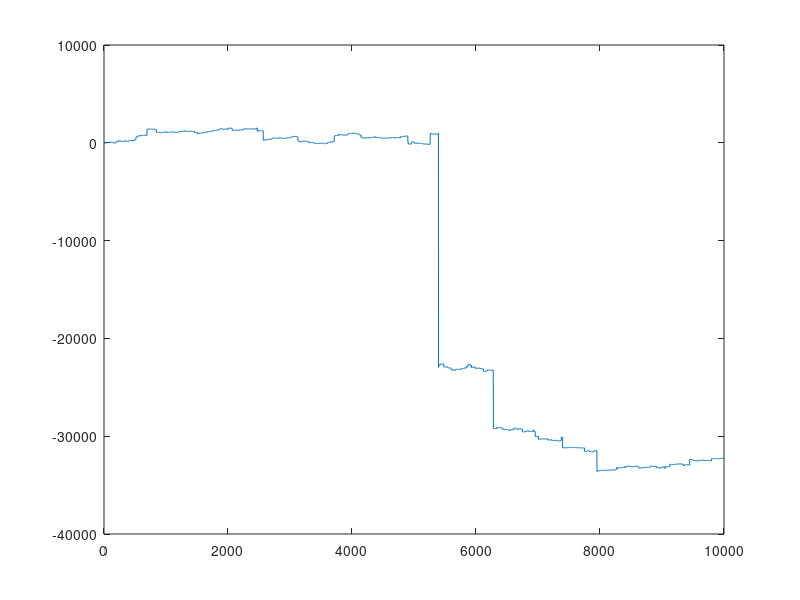

This figure's MATLAB source:
%feladat: gömfelszínre egyenletes eloszlásból pontok

%gömböt csinál, a [] a konkatenáció parancsa, 100: milyen részletes
[X,Y,Z] = sphere(100);
%a surf a plotnak a 3D-s változata (ősMATLAB maradvány), kiszínezi az egyes
%lapokat
surf(X,Y,Z);
%egyes tengelyek egymáshoz viszonyított aránya
daspect([1,1,1])
%milyen legyen a színezés?
shading('interp')
colorbar
colormap("summer")
n = 1000;
a = randn(n,3); %három dimenziós normális eloszlás
h = sqrt(sum(a.^2,2)); %normalizálom vagyis minden sornak kiszámolom a hosszát 
a = a./h; 
hold on;
scatter3(a(:,1),a(:,2),a(:,3),'r','*') % három oszlopvektor mint paraméter 
hold off;
shg;

%2*3-as mátrix létrehozása
c = [1 2 3;4 5 6]

c = [1 2;3 4]

%3.előadás
n = 10000;
a = trnd(1,10000,1);
plot(cumsum(a))

